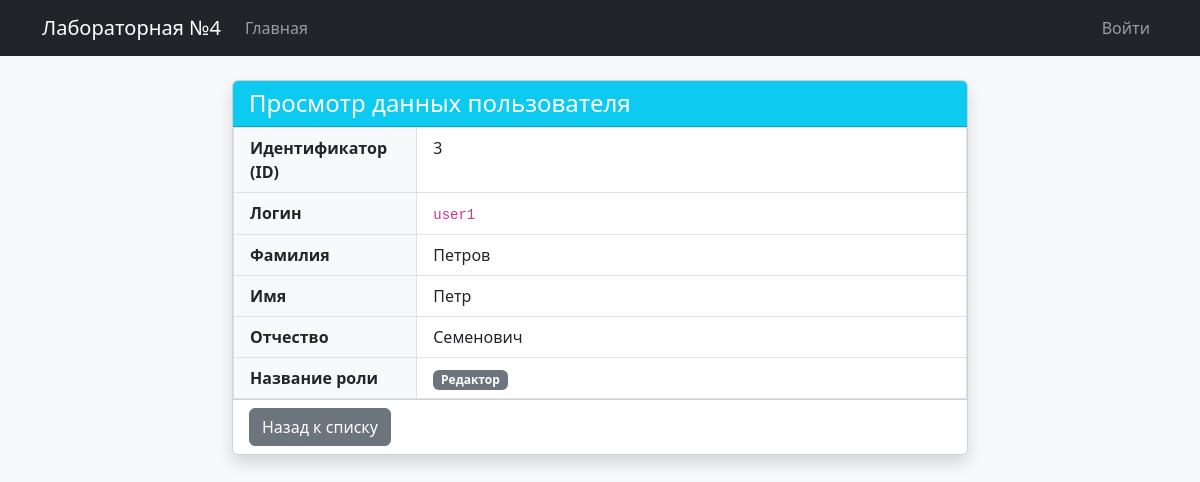
/users/3, run on the app's committed database.
### tables this page shows
CREATE TABLE users (
    id INTEGER PRIMARY KEY AUTOINCREMENT,
    login TEXT NOT NULL UNIQUE,
    password_hash TEXT NOT NULL,
    last_name TEXT,
    first_name TEXT NOT NULL,
    middle_name TEXT,
    role_id INTEGER,
    created_at TIMESTAMP DEFAULT CURRENT_TIMESTAMP,
    FOREIGN KEY (role_id) REFERENCES roles(id) ON DELETE SET NULL
);

CREATE TABLE roles (
    id INTEGER PRIMARY KEY AUTOINCREMENT,
    name TEXT NOT NULL UNIQUE,
    description TEXT
);

### app.py (the view)
@app.route('/users/<int:user_id>')
def view_user(user_id):
    conn = get_db_conn()
    user_row = conn.execute('''
        SELECT u.id, u.login, u.last_name, u.first_name, u.middle_name, r.name as role_name
        FROM users u
        LEFT JOIN roles r ON u.role_id = r.id
        WHERE u.id = ?
    ''', (user_id,)).fetchone()
    conn.close()
    if not user_row:
        flash('Пользователь не найден.', 'danger')
        return redirect(url_for('index'))
    return render_template('view.html', user=user_row)

### app.py (called while the page is built)
def get_db_conn():
    conn = sqlite3.connect(app.config['DATABASE'])
    conn.row_factory = sqlite3.Row
    return conn

### templates/view.html
{% extends "base.html" %}
{% block content %}
<div class="row justify-content-center">
    <div class="col-md-8">
        <div class="card shadow">
            <div class="card-header bg-info text-white">
                <h4 class="mb-0">Просмотр данных пользователя</h4>
            </div>
            <div class="card-body p-0">
                <table class="table table-bordered mb-0">
                    <tbody>
                        <tr>
                            <th scope="row" class="w-25 bg-light ps-3">Идентификатор (ID)</th>
                            <td class="ps-3">{{ user.id }}</td>
                        </tr>
                        <tr>
                            <th scope="row" class="bg-light ps-3">Логин</th>
                            <td class="ps-3"><code>{{ user.login }}</code></td>
                        </tr>
                        <tr>
                            <th scope="row" class="bg-light ps-3">Фамилия</th>
                            <td class="ps-3">{{ user.last_name or '—' }}</td>
                        </tr>
                        <tr>
                            <th scope="row" class="bg-light ps-3">Имя</th>
                            <td class="ps-3">{{ user.first_name }}</td>
                        </tr>
                        <tr>
                            <th scope="row" class="bg-light ps-3">Отчество</th>
                            <td class="ps-3">{{ user.middle_name or '—' }}</td>
                        </tr>
                        <tr>
                            <th scope="row" class="bg-light ps-3">Название роли</th>
                            <td class="ps-3"><span class="badge bg-secondary">{{ user.role_name or 'Нет роли' }}</span></td>
                        </tr>
                    </tbody>
                </table>
            </div>
            <div class="card-footer bg-white">
                <a href="{{ url_for('index') }}" class="btn btn-secondary">Назад к списку</a>
            </div>
        </div>
    </div>
</div>
{% endblock %}

### data on the page
users: id "3", login "user1", last_name "Петров", first_name "Петр", middle_name "Семенович"
roles: name "Редактор"
